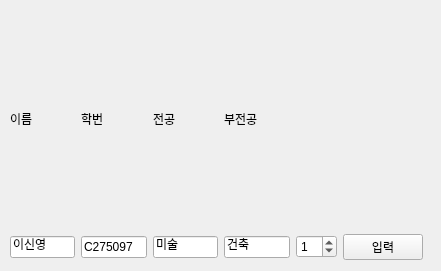
<?xml version="1.0" encoding="UTF-8"?>
<ui version="4.0">
 <class>Form</class>
 <widget class="QWidget" name="Form">
  <property name="geometry">
   <rect>
    <x>0</x>
    <y>0</y>
    <width>441</width>
    <height>271</height>
   </rect>
  </property>
  <property name="windowTitle">
   <string>Form</string>
  </property>
  <widget class="QWidget" name="gridLayoutWidget">
   <property name="geometry">
    <rect>
     <x>10</x>
     <y>9</y>
     <width>413</width>
     <height>251</height>
    </rect>
   </property>
   <layout class="QGridLayout" name="gridLayout">
    <item row="3" column="0">
     <widget class="QLineEdit" name="lineEdit_name">
      <property name="text">
       <string>이신영</string>
      </property>
     </widget>
    </item>
    <item row="3" column="2">
     <widget class="QLineEdit" name="lineEdit_major">
      <property name="text">
       <string>미술</string>
      </property>
     </widget>
    </item>
    <item row="3" column="3">
     <widget class="QLineEdit" name="lineEdit_minor">
      <property name="text">
       <string>건축</string>
      </property>
     </widget>
    </item>
    <item row="1" column="0">
     <widget class="QLabel" name="label">
      <property name="text">
       <string>이름</string>
      </property>
     </widget>
    </item>
    <item row="3" column="5">
     <widget class="QPushButton" name="pushButton">
      <property name="text">
       <string>입력</string>
      </property>
     </widget>
    </item>
    <item row="1" column="2">
     <widget class="QLabel" name="label_3">
      <property name="text">
       <string>전공</string>
      </property>
     </widget>
    </item>
    <item row="1" column="1">
     <widget class="QLabel" name="label_2">
      <property name="text">
       <string>학번</string>
      </property>
     </widget>
    </item>
    <item row="1" column="3">
     <widget class="QLabel" name="label_4">
      <property name="text">
       <string>부전공</string>
      </property>
     </widget>
    </item>
    <item row="3" column="1">
     <widget class="QLineEdit" name="lineEdit_snum">
      <property name="text">
       <string>C275097</string>
      </property>
     </widget>
    </item>
    <item row="3" column="4">
     <widget class="QSpinBox" name="spinBox">
      <property name="value">
       <number>1</number>
      </property>
     </widget>
    </item>
   </layout>
  </widget>
 </widget>
 <resources/>
 <connections/>
</ui>
